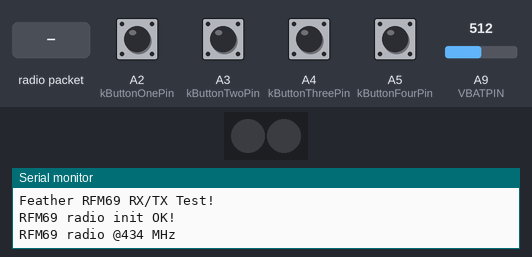
The program below on a simulated Arduino Leonardo, built with avr-gcc and run on an emulated ATmega32U4. On the bench: 2 RGB LEDs in strip order, left to right, the last lines printed to the serial monitor. Inputs (shaded band) come from the test bench; at power-on: A2 (kButtonOnePin), A3 (kButtonTwoPin), A4 (kButtonThreePin), A5 (kButtonFourPin) LOW, A9 (VBATPIN) = 512. Dim RGB values are drawn brighter than linear; no radio packets arrive unless stated.

Above: at 1.3 s.
1.4 s: A2 (kButtonOnePin) pulled HIGH for 0.15 s
At 1.8 s:
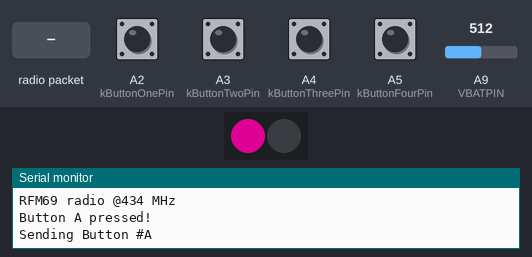
3.4 s: A3 (kButtonTwoPin) pulled HIGH for 0.15 s
At 3.8 s:
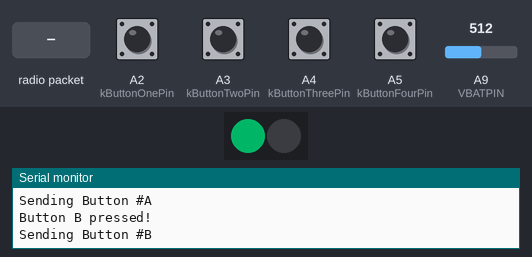
5.4 s: A4 (kButtonThreePin) pulled HIGH for 0.15 s
At 5.9 s:
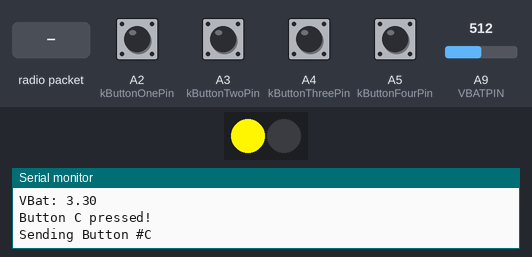
7.5 s: A5 (kButtonFourPin) pulled HIGH for 0.15 s
At 8.0 s:
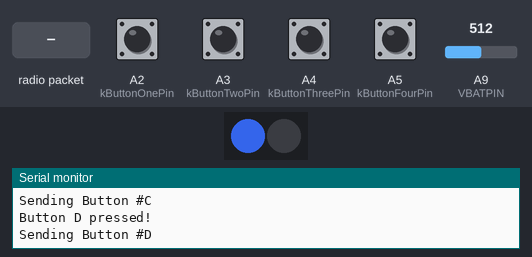
9.6 s: radio packet "A" arrives
At 10.3 s:
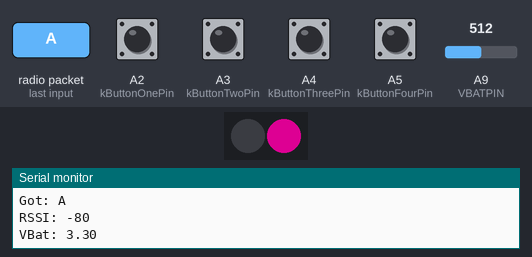
11.1 s: A2 (kButtonOnePin) pulled HIGH for 1 s
At 12.0 s:
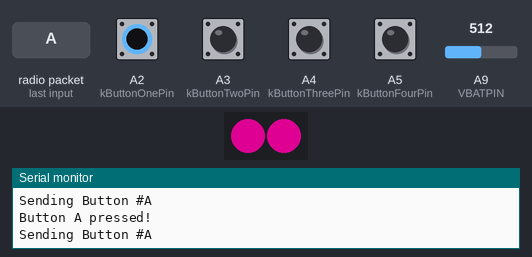
Timing chart, 0 to 14.1 s (numbered marks = the images above; inputs shaded):
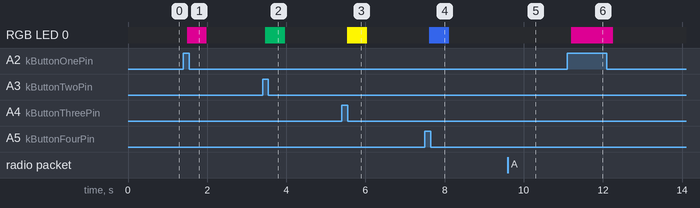

Measured:
- after the input at 1.4 s, RGB LED 0: off → RGB(150, 0, 100) after 0.09 s, → off 0.50 s later
- after the input at 3.4 s, RGB LED 0: off → RGB(0, 66, 37) after 0.07 s, → off 0.50 s later
- after the input at 5.4 s, RGB LED 0: off → RGB(255, 246, 0) after 0.14 s, → off 0.50 s later
- after the input at 7.5 s, RGB LED 0: off → RGB(42, 82, 190) after 0.12 s, → off 0.50 s later
- after the input at 11.1 s, RGB LED 0: off → RGB(150, 0, 100) after 0.10 s, → off 1.1 s later

The program:

main.cpp
```cpp
#include <SPI.h>
#include <RH_RF69.h>
#include <Wire.h>
#include <Adafruit_NeoPixel.h>
#include <Adafruit_SleepyDog.h>

#ifdef __AVR__
#include <avr/power.h>
#endif

// Which pin on the Arduino is connected to the NeoPixels?
#define PIN 5

// How many NeoPixels are attached to the Arduino?
#define NUMPIXELS 2

#define VBATPIN A9

//Buttons
#define kButtonOnePin A2
#define kButtonTwoPin A3
#define kButtonThreePin A4
#define kButtonFourPin A5

#define kDelayVal 500
#define kSleepDelay 300000
#define kRadioSleepDelay 350000

// 434 is our frequency
#define RF69_FREQ 434.0

//ADAFRUIT FEATHER
#if defined(__AVR_ATmega32U4__) // Feather 32u4 w/Radio
#define RFM69_CS 8
#define RFM69_INT 7
#define RFM69_RST 4
#endif

/*
//FEATHERWING
#define RFM69_CS 10  // "B"
#define RFM69_RST 11 // "A"
#define RFM69_INT 2  // "SDA" (only SDA/SCL/RX/TX have IRQ!)
*/
// Singleton instance of the radio driver
RH_RF69 rf69(RFM69_CS, RFM69_INT);

// When we setup the NeoPixel library, we tell it how many pixels, and which pin to use to send signals.
Adafruit_NeoPixel pixels = Adafruit_NeoPixel(NUMPIXELS, PIN, NEO_GRB + NEO_KHZ800);

unsigned long receiveTimer = 0;
unsigned long transmitTimer = 0;
unsigned long voltageTimer = 0;
unsigned long currentTime = 0;
bool isInSleep = false;

void setup()
{
  Serial.begin(115200);
  //while (!Serial) { delay(1); } // wait until serial console is open, remove if not teathered to computer

  pixels.begin(); // This initializes the NeoPixel library.

  //Buttons
  pinMode(kButtonOnePin, INPUT);
  pinMode(kButtonTwoPin, INPUT);
  pinMode(kButtonThreePin, INPUT);
  pinMode(kButtonFourPin, INPUT);

  //Radio
  Serial.println("Feather RFM69 RX/TX Test!");

  // manual reset
  digitalWrite(RFM69_RST, HIGH);
  delay(10);
  digitalWrite(RFM69_RST, LOW);
  delay(10);

  if (!rf69.init())
  {
    Serial.println("RFM69 radio init failed");
    while (1)
      ;
  }
  Serial.println("RFM69 radio init OK!");

  // Defaults after init are 434.0MHz, modulation GFSK_Rb250Fd250, +13dbM (for low power module)
  // No encryption
  if (!rf69.setFrequency(RF69_FREQ))
  {
    Serial.println("setFrequency failed");
  }
  // The encryption key has to be the same as the one in the server
  uint8_t key[] = {0xAF, 0xDD, 0xFF, 0xAF, 0xDA, 0x0F, 0xD3, 0xC7,
                   0xC3, 0x3F, 0x5E, 0x2F, 0x1C, 0x5E, 0x55, 0x89};
  rf69.setEncryptionKey(key);

  // Antenna Power Level
  rf69.setTxPower(20, true);

  Serial.print("RFM69 radio @");
  Serial.print((int)RF69_FREQ);
  Serial.println(" MHz");
  currentTime = millis();
  receiveTimer = currentTime;
  transmitTimer = currentTime;
  voltageTimer = currentTime;
}

void loop()
{
  currentTime = millis();
  if (currentTime - voltageTimer > 5000)
  {
    float measuredvbat = analogRead(VBATPIN);
    measuredvbat *= 2;    // we divided by 2, so multiply back
    measuredvbat *= 3.3;  // Multiply by 3.3V, our reference voltage
    measuredvbat /= 1024; // convert to voltage
    Serial.print("VBat: ");
    Serial.println(measuredvbat);
    voltageTimer = currentTime;
  }

  if (currentTime - transmitTimer > kDelayVal)
  {

    //TRANSMITER
    if (digitalRead(kButtonOnePin))
    {
      isInSleep = false;

      Serial.println("Button A pressed!");
      char radiopacket[20] = "Button #";
      radiopacket[8] = 'A';
      radiopacket[9] = 0;

      Serial.print("Sending ");
      Serial.println(radiopacket);
      rf69.send((uint8_t *)radiopacket, strlen(radiopacket));
      rf69.waitPacketSent();

      pixels.setPixelColor(0, pixels.Color(150, 0, 100)); // Purple
      pixels.show();
      transmitTimer = currentTime;
    }
    else if (digitalRead(kButtonTwoPin))
    {
      isInSleep = false;
      Serial.println("Button B pressed!");

      char radiopacket[20] = "Button #";
      radiopacket[8] = 'B';
      radiopacket[9] = 0;

      Serial.print("Sending ");
      Serial.println(radiopacket);
      rf69.send((uint8_t *)radiopacket, strlen(radiopacket));
      rf69.waitPacketSent();

      pixels.setPixelColor(0, pixels.Color(0, 66, 37)); // British Racing Green
      pixels.show();
      transmitTimer = currentTime;
    }
    else if (digitalRead(kButtonThreePin))
    {
      isInSleep = false;
      Serial.println("Button C pressed!");

      char radiopacket[20] = "Button #";
      radiopacket[8] = 'C';
      radiopacket[9] = 0;

      Serial.print("Sending ");
      Serial.println(radiopacket);
      rf69.send((uint8_t *)radiopacket, strlen(radiopacket));
      rf69.waitPacketSent();

      pixels.setPixelColor(0, pixels.Color(255, 246, 0)); // Yellow.
      pixels.show();
      transmitTimer = currentTime;
    }
    else if (digitalRead(kButtonFourPin))
    {
      isInSleep = false;
      Serial.println("Button D pressed!");

      char radiopacket[20] = "Button #";
      radiopacket[8] = 'D';
      radiopacket[9] = 0;

      Serial.print("Sending ");
      Serial.println(radiopacket);
      rf69.send((uint8_t *)radiopacket, strlen(radiopacket));
      rf69.waitPacketSent();

      pixels.setPixelColor(0, pixels.Color(42, 82, 190)); // Moderately bright green color.
      pixels.show();
      transmitTimer = currentTime;
    }
    else
    {

      pixels.setPixelColor(0, pixels.Color(0, 0, 0)); // OFF
      pixels.show();
    }
  }

  //RECIEVE
  if (currentTime - receiveTimer > kDelayVal && !(isInSleep))
  {
    if (rf69.waitAvailableTimeout(100))
    {
      // Should be a message for us now
      uint8_t buf[RH_RF69_MAX_MESSAGE_LEN];
      uint8_t len = sizeof(buf);

      if (!rf69.recv(buf, &len))
      {
        Serial.println("Receive failed");
        return;
      }

      rf69.printBuffer("Received: ", buf, len);
      buf[len] = 0;

      Serial.print("Got: ");
      Serial.println((char *)buf);
      if ((String((char *)buf)).indexOf("A") != -1)
      {
        pixels.setPixelColor(1, pixels.Color(150, 0, 100)); // Purple
        pixels.show();                                      // This sends the updated pixel color to the hardware.
        receiveTimer = currentTime;
      }
      else if ((String((char *)buf)).lastIndexOf("B") > 2)
      {
        pixels.setPixelColor(1, pixels.Color(0, 66, 37)); // British Racing Green
        pixels.show();                                    // This sends the updated pixel color to the hardware.
        receiveTimer = currentTime;
      }
      else if ((String((char *)buf)).indexOf("C") != -1)
      {
        pixels.setPixelColor(1, pixels.Color(255, 246, 0)); // Yellow.
        pixels.show();                                      // This sends the updated pixel color to the hardware.
        receiveTimer = currentTime;
      }
      else if ((String((char *)buf)).indexOf("D") != -1)
      {
        pixels.setPixelColor(1, pixels.Color(42, 82, 190)); // Moderately bright green color.
        pixels.show();                                      // This sends the updated pixel color to the hardware.
        receiveTimer = currentTime;
      }
      else
      {
        pixels.setPixelColor(1, pixels.Color(0, 0, 0)); // OFF
        pixels.show();                                  // This sends the updated pixel color to the hardware.
      }
      Serial.print("RSSI: ");
      Serial.println(rf69.lastRssi(), DEC);
    }
  }

  if (currentTime - max(receiveTimer, transmitTimer) > kSleepDelay)
  {
    pixels.setPixelColor(1, pixels.Color(0, 0, 0)); // OFF
    pixels.show();                                  // This sends the updated pixel color to the hardware.
  }

  if (currentTime - max(receiveTimer, transmitTimer) > kRadioSleepDelay)
  {
    rf69.sleep();
    isInSleep = true;
  }
}
```
